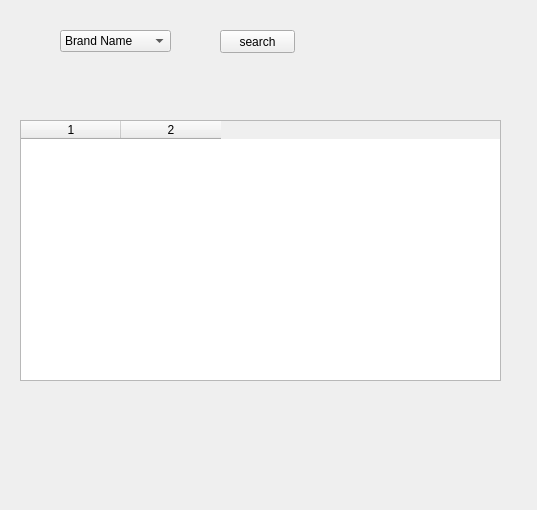
<?xml version="1.0" encoding="UTF-8"?>
<ui version="4.0">
 <class>Frame</class>
 <widget class="QFrame" name="Frame">
  <property name="geometry">
   <rect>
    <x>0</x>
    <y>0</y>
    <width>537</width>
    <height>510</height>
   </rect>
  </property>
  <property name="windowTitle">
   <string>Frame</string>
  </property>
  <widget class="QComboBox" name="cmbbrandname">
   <property name="geometry">
    <rect>
     <x>60</x>
     <y>30</y>
     <width>111</width>
     <height>22</height>
    </rect>
   </property>
   <item>
    <property name="text">
     <string>Brand Name</string>
    </property>
   </item>
  </widget>
  <widget class="QPushButton" name="btnsearch">
   <property name="geometry">
    <rect>
     <x>220</x>
     <y>30</y>
     <width>75</width>
     <height>23</height>
    </rect>
   </property>
   <property name="text">
    <string>search</string>
   </property>
  </widget>
  <widget class="QTableWidget" name="tbl">
   <property name="geometry">
    <rect>
     <x>20</x>
     <y>120</y>
     <width>481</width>
     <height>261</height>
    </rect>
   </property>
   <property name="columnCount">
    <number>2</number>
   </property>
   <column/>
   <column/>
  </widget>
 </widget>
 <resources/>
 <connections/>
</ui>
